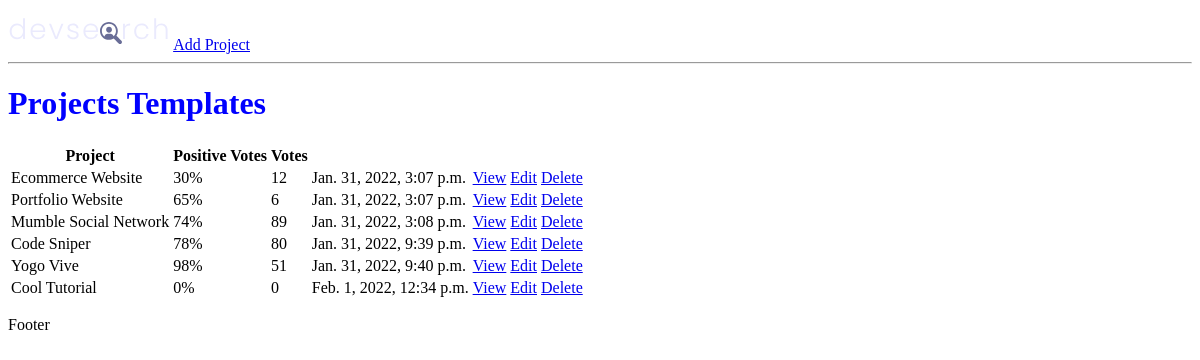
Before: / with the older database file.
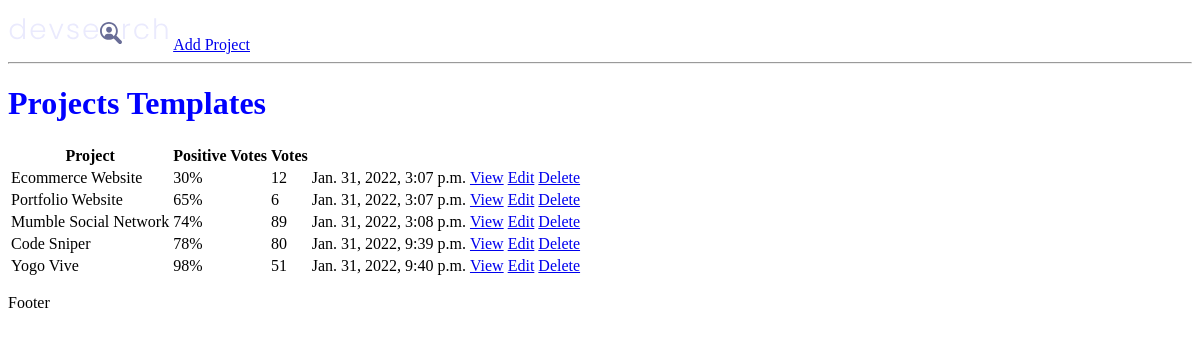
After: the same page with the newer database file.
### projects/models.py (models this page shows, shortened)
class Project(models.Model):
    id = models.UUIDField(default=uuid.uuid4, unique=True, primary_key=True, editable=False)
    title = models.CharField(max_length=200)
    description = models.TextField(null=True, blank=True)
    featured_image = models.ImageField(null=True, blank=True, default='default.jpg')
    demo_link = models.CharField(max_length=2000, null=True, blank=True)
    source_link = models.CharField(max_length=2000, null=True, blank=True)
    tags = models.ManyToManyField('Tag', blank=True)
    vote_total = models.IntegerField(default=0, null=True, blank=True)
    vote_ratio = models.IntegerField(default=0, null=True, blank=True)
    created = models.DateTimeField(auto_now_add=True)

### projects/views.py (the view)
# urls.py: path('', include('projects.urls'))
def projects(request):
    projects = Project.objects.all()
    context = {
        'projects': projects
    }
    return render(request, 'projects/projects.html', context)

### projects/templates/projects/projects.html
{%  extends 'main.html' %}
{%  block content %}
    <h1>Projects Templates</h1>
    <table>
    <tr>
        <th>Project</th>
        <th>Positive Votes</th>
        <th>Votes</th>
        <th></th>
        <th></th>
    </tr>
        {% for project in projects %}
            <tr>
            <td>{{ project.title }}</td>
            <td>{{ project.vote_ratio }}%</td>
            <td>{{ project.vote_total }}</td>
            <td>{{ project.created }}</td>
            <td> <a href="{% url 'project' project.id %}">View</a></td>
            <td> <a href="{% url 'update-project' project.id %}">Edit</a></td>
            <td> <a href="{% url 'delete-project' project.id %}">Delete</a></td>
            </tr>
        {% endfor %}
    </table>
{% endblock %}

### templates/main.html (shortened to what this page needs)
<!DOCTYPE html>
{% load static %}
<html lang="en">
<head>
    <link rel="stylesheet" type="text/css" media="screen" href="{% static 'styles/main.css' %}">
</head>
<body>
    {% include 'navbar.html' %}
    {% block content %}
    {% endblock %}
    <p>Footer</p>
</body>
</html>

### templates/navbar.html
{% load static %}
<img src="{% static 'images/logo.svg' %}">
<a href="{% url 'create-project' %}">Add Project</a>
<hr>

### static/styles/main.css (style rules this page uses)
h1 { color: blue; }

Changed rows visible on the page:
removed Project: title "Cool Tutorial", vote_ratio "0", vote_total "0", created "Feb. 1, 2022, 12:34 p.m."
